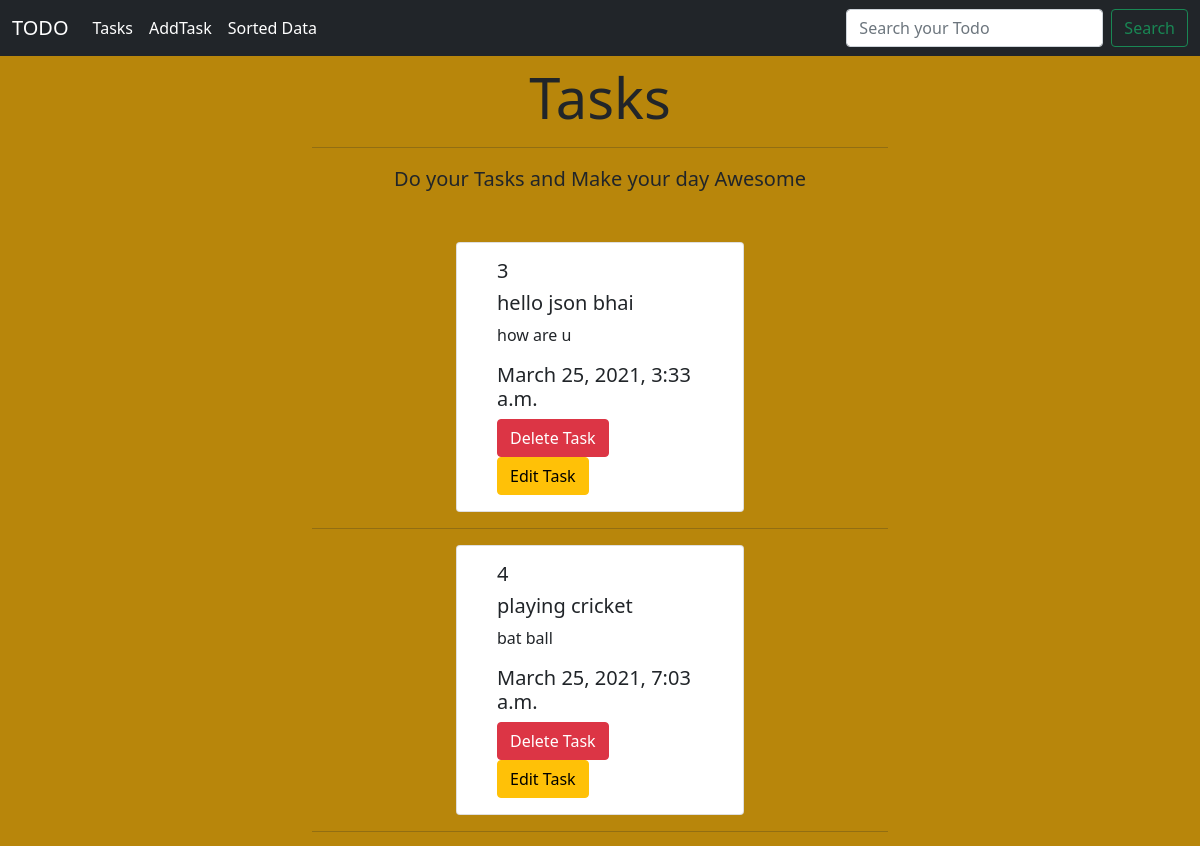
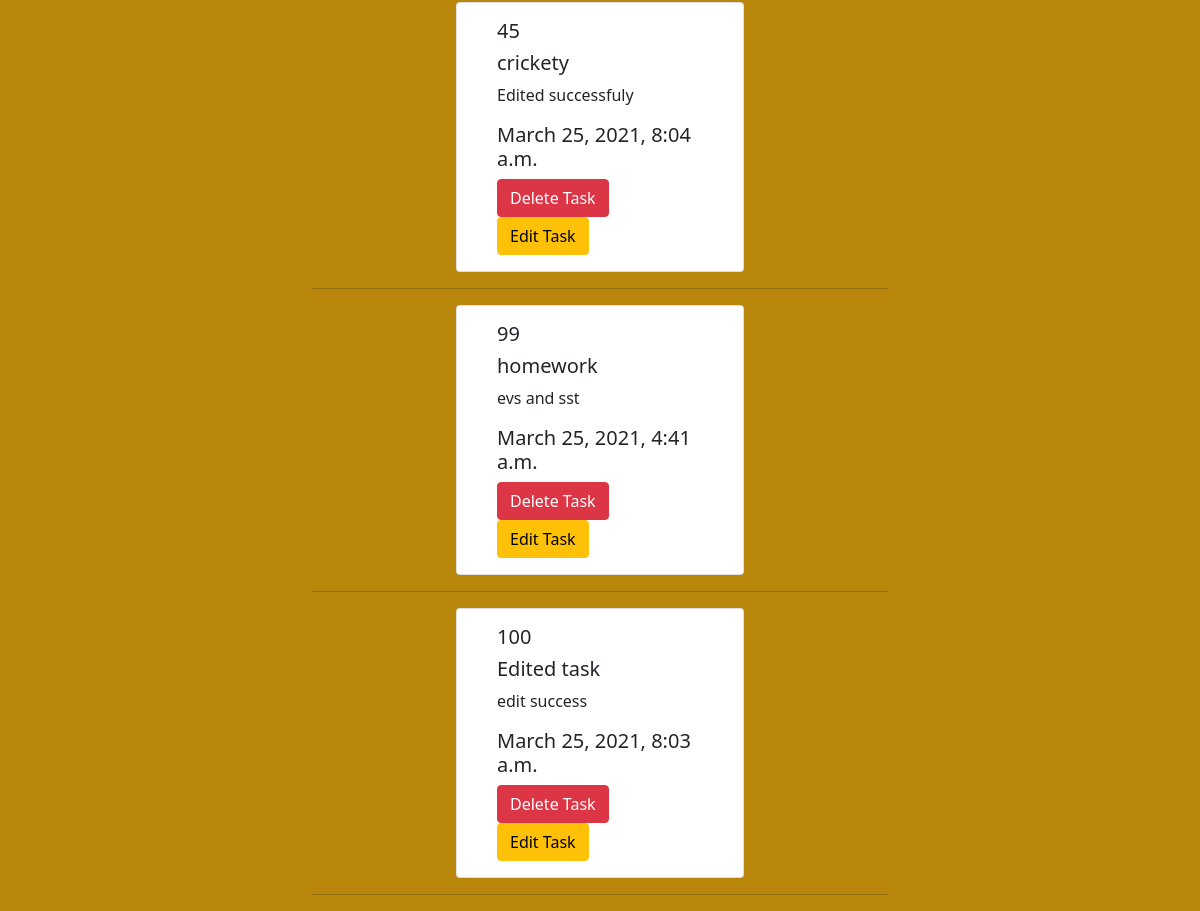
Page /todo/sortdata on the committed database (2 pictures, top to bottom).
### todo/models.py (models this page shows)
class Todo(models.Model):
    title = models.CharField(max_length=255)
    discription = models.TextField()
    priority = models.IntegerField()
    created_at = models.DateTimeField(auto_now_add=True)

### todo/views.py (the view)
# urls.py: path('sortdata', views.sortdata, name='sortdata'),
def sortdata(request):
    mydict = {
        'todo_items': Todo.objects.all().order_by('priority')
    }
    return render(request, 'todo/tasks.html', context=mydict)

### todo/templates/todo/tasks.html (shortened to what this page needs)
{% extends 'todo/index.html' %}
{% load static %}
{% block content %}
<div class="container-fluid" style="background: darkgoldenrod;">
    <div class="row">
        <div class="col-md-6" style="margin: 2rem auto 0 auto;">
            <p class="display-4" id="task" name="about" style="text-align: center; margin-top: 2rem;">
                Tasks
            </p>
            <hr>
            <p class="lead" style="text-align: center; margin-bottom: 3rem;">
                Do your Tasks and Make your day Awesome
            </p>
        </div>
    </div>
    <div class="row">
        <div class="col-md-6" style="margin: 0 auto;">
            {% for task in todo_items %}
            <div class="card container-fluid" style="width: 18rem;">
                <div class="card-body" style="display: block;">
                    <h5 class="card-title">{{task.priority}}</h5>
                    <h5 class="card-title">{{task.title}}</h5>
                    <p class="card-text">{{task.discription}}</p>
                    <h5 class="card-title">{{task.created_at}}</h5>
                    <a href="/todo/delete/{{task.id}}" class="btn btn-danger">Delete Task</a>
                    <a href="/todo/edit/{{task.id}}" class="btn btn-warning">Edit Task</a>
                </div>
            </div>
            <hr>
            {% endfor %}
        </div>
    </div>
</div>
{% endblock %}

### rows in the picture
Todo: priority "3", title "hello json bhai", discription "how are u", created_at "March 25, 2021, 3:33 a.m."
Todo: priority "4", title "playing cricket", discription "bat ball", created_at "March 25, 2021, 7:03 a.m."
Todo: priority "45", title "crickety", discription "Edited successfuly", created_at "March 25, 2021, 8:04 a.m."
Todo: priority "99", title "homework", discription "evs and sst", created_at "March 25, 2021, 4:41 a.m."
Todo: priority "100", title "Edited task", discription "edit success", created_at "March 25, 2021, 8:03 a.m."
